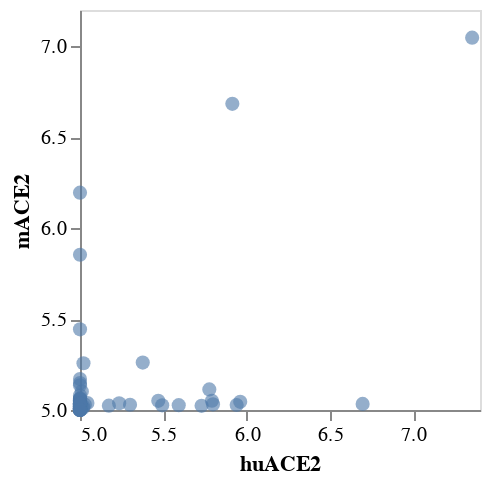

The code cell stored with this chart in its notebook:
### Markdown cell above
Make a scatter chart:

### Code cell
mutation_selector = alt.selection_single(on="mouseover", empty="none", fields=["mutation"])

tooltips = [
    "mutation", alt.Tooltip("huACE2", format=".3f"), alt.Tooltip("mACE2", format=".3f"),
]

scatter = (
    alt.Chart(muteffects)
    .encode(
        x=alt.X("huACE2", scale=alt.Scale(zero=False), axis=alt.Axis(grid=False)),
        y=alt.Y("mACE2", scale=alt.Scale(zero=False), axis=alt.Axis(grid=False)),
        tooltip=tooltips,
        strokeWidth=alt.condition(mutation_selector, alt.value(2), alt.value(0)),
        size=alt.condition(mutation_selector, alt.value(100), alt.value(50)),
        opacity=alt.condition(mutation_selector, alt.value(1), alt.value(0.6)),
    )
    .mark_circle(stroke="black")
    .properties(width=200, height=200)
    .add_selection(mutation_selector)
)

scatter

### Figure 1 — Vega-Lite specification as saved in the notebook (floating-point values rounded to 4 significant figures)
{"config": {"view": {"continuousWidth": 400, "continuousHeight": 300}}, "data": {"name": "data-04028ff975e5320be6ca4dcbc7bb6c68"}, "mark": {"type": "circle", "stroke": "black"}, "encoding": {"opacity": {"condition": {"value": 1, "selection": "selector001"}, "value": 0.6}, "size": {"condition": {"value": 100, "selection": "selector001"}, "value": 50}, "strokeWidth": {"condition": {"value": 2, "selection": "selector001"}, "value": 0}, "tooltip": [{"field": "mutation", "type": "nominal"}, {"field": "huACE2", "format": ".3f", "type": "quantitative"}, {"field": "mACE2", "format": ".3f", "type": "quantitative"}], "x": {"axis": {"grid": false}, "field": "huACE2", "scale": {"zero": false}, "type": "quantitative"}, "y": {"axis": {"grid": false}, "field": "mACE2", "scale": {"zero": false}, "type": "quantitative"}}, "height": 200, "selection": {"selector001": {"type": "single", "on": "mouseover", "empty": "none", "fields": ["mutation"]}}, "width": 200, "$schema": "https://vega.github.io/schema/vega-lite/v4.17.0.json", "datasets": {"data-04028ff975e5320be6ca4dcbc7bb6c68": [{"wildtype": "L", "position": 455, "mutant": "A", "huACE2": 5.0, "mACE2": 5.026, "mutation": "L455A"}, {"wildtype": "L", "position": 455, "mutant": "C", "huACE2": 5.0, "mACE2": 5.0, "mutation": "L455C"}, {"wildtype": "L", "position": 455, "mutant": "D", "huACE2": 5.0, "mACE2": 5.0, "mutation": "L455D"}, {"wildtype": "L", "position": 455, "mutant": "E", "huACE2": 5.0, "mACE2": 5.053, "mutation": "L455E"}, {"wildtype": "L", "position": 455, "mutant": "F", "huACE2": 5.0, "mACE2": 5.063, "mutation": "L455F"}, {"wildtype": "L", "position": 455, "mutant": "G", "huACE2": 5.0, "mACE2": 5.025, "mutation": "L455G"}, {"wildtype": "L", "position": 455, "mutant": "H", "huACE2": 5.0, "mACE2": 5.014, "mutation": "L455H"}, {"wildtype": "L", "position": 455, "mutant": "I", "huACE2": 5.0, "mACE2": 5.001, "mutation": "L455I"}, {"wildtype": "L", "position": 455, "mutant": "K", "huACE2": 5.0, "mACE2": 5.148, "mutation": "L455K"}, {"wildtype": "L", "position": 455, "mutant": "L", "huACE2": 5.0, "mACE2": 5.034, "mutation": "L455L"}, {"wildtype": "L", "position": 455, "mutant": "M", "huACE2": 5.0, "mACE2": 5.005, "mutation": "L455M"}, {"wildtype": "L", "position": 455, "mutant": "N", "huACE2": 5.0, "mACE2": 5.004, "mutation": "L455N"}, {"wildtype": "L", "position": 455, "mutant": "P", "huACE2": 5.0, "mACE2": 5.017, "mutation": "L455P"}, {"wildtype": "L", "position": 455, "mutant": "Q", "huACE2": 5.0, "mACE2": 5.007, "mutation": "L455Q"}, {"wildtype": "L", "position": 455, "mutant": "R", "huACE2": 5.0, "mACE2": 5.032, "mutation": "L455R"}, {"wildtype": "L", "position": 455, "mutant": "S", "huACE2": 5.0, "mACE2": 5.037, "mutation": "L455S"}, {"wildtype": "L", "position": 455, "mutant": "T", "huACE2": 5.0, "mACE2": 5.017, "mutation": "L455T"}, {"wildtype": "L", "position": 455, "mutant": "V", "huACE2": 5.0, "mACE2": 5.03, "mutation": "L455V"}, {"wildtype": "L", "position": 455, "mutant": "W", "huACE2": 5.0, "mACE2": 5.061, "mutation": "L455W"}, {"wildtype": "L", "position": 455, "mutant": "Y", "huACE2": 5.0, "mACE2": 5.004, "mutation": "L455Y"}, {"wildtype": "L", "position": 486, "mutant": "A", "huACE2": 5.0, "mACE2": 5.047, "mutation": "L486A"}, {"wildtype": "L", "position": 486, "mutant": "C", "huACE2": 5.021, "mACE2": 5.257, "mutation": "L486C"}, {"wildtype": "L", "position": 486, "mutant": "D", "huACE2": 5.0, "mACE2": 5.039, "mutation": "L486D"}, {"wildtype": "L", "position": 486, "mutant": "E", "huACE2": 5.0, "mACE2": 5.023, "mutation": "L486E"}, {"wildtype": "L", "position": 486, "mutant": "F", "huACE2": 5.0, "mACE2": 5.019, "mutation": "L486F"}, {"wildtype": "L", "position": 486, "mutant": "G", "huACE2": 5.0, "mACE2": 5.045, "mutation": "L486G"}, {"wildtype": "L", "position": 486, "mutant": "H", "huACE2": 5.0, "mACE2": 5.027, "mutation": "L486H"}, {"wildtype": "L", "position": 486, "mutant": "I", "huACE2": 5.011, "mACE2": 5.101, "mutation": "L486I"}, {"wildtype": "L", "position": 486, "mutant": "K", "huACE2": 5.0, "mACE2": 5.009, "mutation": "L486K"}, {"wildtype": "L", "position": 486, "mutant": "L", "huACE2": 5.0, "mACE2": 5.034, "mutation": "L486L"}, {"wildtype": "L", "position": 486, "mutant": "M", "huACE2": 5.0, "mACE2": 5.008, "mutation": "L486M"}, {"wildtype": "L", "position": 486, "mutant": "N", "huACE2": 5.0, "mACE2": 5.006, "mutation": "L486N"}, {"wildtype": "L", "position": 486, "mutant": "P", "huACE2": 5.0, "mACE2": 5.027, "mutation": "L486P"}, {"wildtype": "L", "position": 486, "mutant": "Q", "huACE2": 5.0, "mACE2": 5.034, "mutation": "L486Q"}, {"wildtype": "L", "position": 486, "mutant": "R", "huACE2": 5.002, "mACE2": 5.037, "mutation": "L486R"}, {"wildtype": "L", "position": 486, "mutant": "S", "huACE2": 5.004, "mACE2": 5.031, "mutation": "L486S"}, {"wildtype": "L", "position": 486, "mutant": "T", "huACE2": 5.0, "mACE2": 5.035, "mutation": "L486T"}, {"wildtype": "L", "position": 486, "mutant": "V", "huACE2": 5.0, "mACE2": 5.053, "mutation": "L486V"}, {"wildtype": "L", "position": 486, "mutant": "W", "huACE2": 5.0, "mACE2": 5.017, "mutation": "L486W"}, {"wildtype": "L", "position": 486, "mutant": "Y", "huACE2": 5.0, "mACE2": 5.029, "mutation": "L486Y"}, {"wildtype": "K", "position": 493, "mutant": "A", "huACE2": 5.94, "mACE2": 5.027, "mutation": "K493A"}, {"wildtype": "K", "position": 493, "mutant": "C", "huACE2": 5.961, "mACE2": 5.045, "mutation": "K493C"}, {"wildtype": "K", "position": 493, "mutant": "D", "huACE2": 5.0, "mACE2": 5.012, "mutation": "K493D"}, {"wildtype": "K", "position": 493, "mutant": "E", "huACE2": 5.0, "mACE2": 5.048, "mutation": "K493E"}, {"wildtype": "K", "position": 493, "mutant": "F", "huACE2": 5.592, "mACE2": 5.027, "mutation": "K493F"}, {"wildtype": "K", "position": 493, "mutant": "G", "huACE2": 5.493, "mACE2": 5.026, "mutation": "K493G"}, {"wildtype": "K", "position": 493, "mutant": "H", "huACE2": 5.173, "mACE2": 5.024, "mutation": "K493H"}, {"wildtype": "K", "position": 493, "mutant": "I", "huACE2": 5.0, "mACE2": 5.007, "mutation": "K493I"}, {"wildtype": "K", "position": 493, "mutant": "K", "huACE2": 5.0, "mACE2": 5.034, "mutation": "K493K"}, {"wildtype": "K", "position": 493, "mutant": "L", "huACE2": 5.0, "mACE2": 5.027, "mutation": "K493L"}, {"wildtype": "K", "position": 493, "mutant": "M", "huACE2": 5.045, "mACE2": 5.038, "mutation": "K493M"}, {"wildtype": "K", "position": 493, "mutant": "N", "huACE2": 5.0, "mACE2": 5.027, "mutation": "K493N"}, {"wildtype": "K", "position": 493, "mutant": "P", "huACE2": 5.0, "mACE2": 5.054, "mutation": "K493P"}, {"wildtype": "K", "position": 493, "mutant": "Q", "huACE2": 5.729, "mACE2": 5.023, "mutation": "K493Q"}, {"wildtype": "K", "position": 493, "mutant": "R", "huACE2": 5.0, "mACE2": 5.034, "mutation": "K493R"}, {"wildtype": "K", "position": 493, "mutant": "S", "huACE2": 5.0, "mACE2": 5.018, "mutation": "K493S"}, {"wildtype": "K", "position": 493, "mutant": "T", "huACE2": 5.0, "mACE2": 5.008, "mutation": "K493T"}, {"wildtype": "K", "position": 493, "mutant": "V", "huACE2": 5.798, "mACE2": 5.031, "mutation": "K493V"}, {"wildtype": "K", "position": 493, "mutant": "W", "huACE2": 5.3, "mACE2": 5.029, "mutation": "K493W"}, {"wildtype": "K", "position": 493, "mutant": "Y", "huACE2": 6.696, "mACE2": 5.034, "mutation": "K493Y"}, {"wildtype": "S", "position": 494, "mutant": "A", "huACE2": 5.0, "mACE2": 5.008, "mutation": "S494A"}, {"wildtype": "S", "position": 494, "mutant": "C", "huACE2": 5.47, "mACE2": 5.05, "mutation": "S494C"}, {"wildtype": "S", "position": 494, "mutant": "D", "huACE2": 5.0, "mACE2": 5.013, "mutation": "S494D"}, {"wildtype": "S", "position": 494, "mutant": "E", "huACE2": 5.0, "mACE2": 5.021, "mutation": "S494E"}, {"wildtype": "S", "position": 494, "mutant": "F", "huACE2": 5.0, "mACE2": 5.016, "mutation": "S494F"}, {"wildtype": "S", "position": 494, "mutant": "G", "huACE2": 5.0, "mACE2": 5.021, "mutation": "S494G"}, {"wildtype": "S", "position": 494, "mutant": "H", "huACE2": 5.0, "mACE2": 5.016, "mutation": "S494H"}, {"wildtype": "S", "position": 494, "mutant": "I", "huACE2": 5.0, "mACE2": 5.04, "mutation": "S494I"}, {"wildtype": "S", "position": 494, "mutant": "K", "huACE2": 5.0, "mACE2": 5.444, "mutation": "S494K"}, {"wildtype": "S", "position": 494, "mutant": "L", "huACE2": 5.0, "mACE2": 5.032, "mutation": "S494L"}, {"wildtype": "S", "position": 494, "mutant": "M", "huACE2": 5.0, "mACE2": 5.016, "mutation": "S494M"}, {"wildtype": "S", "position": 494, "mutant": "N", "huACE2": 5.003, "mACE2": 5.015, "mutation": "S494N"}, {"wildtype": "S", "position": 494, "mutant": "P", "huACE2": 5.0, "mACE2": 5.05, "mutation": "S494P"}, {"wildtype": "S", "position": 494, "mutant": "Q", "huACE2": 5.0, "mACE2": 5.016, "mutation": "S494Q"}, {"wildtype": "S", "position": 494, "mutant": "R", "huACE2": 5.0, "mACE2": 5.854, "mutation": "S494R"}, {"wildtype": "S", "position": 494, "mutant": "S", "huACE2": 5.0, "mACE2": 5.034, "mutation": "S494S"}, {"wildtype": "S", "position": 494, "mutant": "T", "huACE2": 5.0, "mACE2": 5.009, "mutation": "S494T"}, {"wildtype": "S", "position": 494, "mutant": "V", "huACE2": 5.0, "mACE2": 5.021, "mutation": "S494V"}, {"wildtype": "S", "position": 494, "mutant": "W", "huACE2": 5.0, "mACE2": 5.011, "mutation": "S494W"}, {"wildtype": "S", "position": 494, "mutant": "Y", "huACE2": 5.0, "mACE2": 5.009, "mutation": "S494Y"}, {"wildtype": "T", "position": 498, "mutant": "A", "huACE2": 5.018, "mACE2": 5.011, "mutation": "T498A"}, {"wildtype": "T", "position": 498, "mutant": "C", "huACE2": 5.0, "mACE2": 5.136, "mutation": "T498C"}, {"wildtype": "T", "position": 498, "mutant": "D", "huACE2": 5.0, "mACE2": 5.0, "mutation": "T498D"}, {"wildtype": "T", "position": 498, "mutant": "E", "huACE2": 5.0, "mACE2": 5.011, "mutation": "T498E"}, {"wildtype": "T", "position": 498, "mutant": "F", "huACE2": 5.776, "mACE2": 5.113, "mutation": "T498F"}, {"wildtype": "T", "position": 498, "mutant": "G", "huACE2": 5.0, "mACE2": 5.004, "mutation": "T498G"}, {"wildtype": "T", "position": 498, "mutant": "H", "huACE2": 5.0, "mACE2": 5.17, "mutation": "T498H"}, {"wildtype": "T", "position": 498, "mutant": "I", "huACE2": 5.0, "mACE2": 5.0, "mutation": "T498I"}, {"wildtype": "T", "position": 498, "mutant": "K", "huACE2": 5.0, "mACE2": 5.009, "mutation": "T498K"}, {"wildtype": "T", "position": 498, "mutant": "L", "huACE2": 5.792, "mACE2": 5.051, "mutation": "T498L"}, {"wildtype": "T", "position": 498, "mutant": "M", "huACE2": 5.235, "mACE2": 5.037, "mutation": "T498M"}, {"wildtype": "T", "position": 498, "mutant": "N", "huACE2": 5.0, "mACE2": 5.031, "mutation": "T498N"}, {"wildtype": "T", "position": 498, "mutant": "P", "huACE2": 5.0, "mACE2": 5.041, "mutation": "T498P"}, {"wildtype": "T", "position": 498, "mutant": "Q", "huACE2": 5.019, "mACE2": 5.019, "mutation": "T498Q"}, {"wildtype": "T", "position": 498, "mutant": "R", "huACE2": 5.377, "mACE2": 5.261, "mutation": "T498R"}, {"wildtype": "T", "position": 498, "mutant": "S", "huACE2": 5.0, "mACE2": 5.012, "mutation": "T498S"}, {"wildtype": "T", "position": 498, "mutant": "T", "huACE2": 5.0, "mACE2": 5.034, "mutation": "T498T"}, {"wildtype": "T", "position": 498, "mutant": "V", "huACE2": 5.029, "mACE2": 5.029, "mutation": "T498V"}, {"wildtype": "T", "position": 498, "mutant": "W", "huACE2": 7.353, "mACE2": 7.048, "mutation": "T498W"}, {"wildtype": "T", "position": 498, "mutant": "Y", "huACE2": 5.971, "mACE2": null, "mutation": "T498Y"}, {"wildtype": "V", "position": 501, "mutant": "A", "huACE2": 5.0, "mACE2": 5.033, "mutation": "V501A"}, {"wildtype": "V", "position": 501, "mutant": "C", "huACE2": 5.0, "mACE2": 5.06, "mutation": "V501C"}, {"wildtype": "V", "position": 501, "mutant": "D", "huACE2": 5.0, "mACE2": 5.013, "mutation": "V501D"}, {"wildtype": "V", "position": 501, "mutant": "E", "huACE2": 5.0, "mACE2": 5.001, "mutation": "V501E"}, {"wildtype": "V", "position": 501, "mutant": "F", "huACE2": 5.0, "mACE2": 6.195, "mutation": "V501F"}, {"wildtype": "V", "position": 501, "mutant": "G", "huACE2": 5.0, "mACE2": 5.005, "mutation": "V501G"}, {"wildtype": "V", "position": 501, "mutant": "H", "huACE2": 5.0, "mACE2": 5.004, "mutation": "V501H"}, {"wildtype": "V", "position": 501, "mutant": "I", "huACE2": 5.0, "mACE2": 5.007, "mutation": "V501I"}, {"wildtype": "V", "position": 501, "mutant": "K", "huACE2": 5.0, "mACE2": 5.08, "mutation": "V501K"}, {"wildtype": "V", "position": 501, "mutant": "L", "huACE2": 5.0, "mACE2": 5.035, "mutation": "V501L"}, {"wildtype": "V", "position": 501, "mutant": "M", "huACE2": 5.0, "mACE2": 5.034, "mutation": "V501M"}, {"wildtype": "V", "position": 501, "mutant": "N", "huACE2": 5.0, "mACE2": 5.061, "mutation": "V501N"}, {"wildtype": "V", "position": 501, "mutant": "P", "huACE2": 5.0, "mACE2": 5.032, "mutation": "V501P"}, {"wildtype": "V", "position": 501, "mutant": "Q", "huACE2": 5.0, "mACE2": 5.0, "mutation": "V501Q"}, {"wildtype": "V", "position": 501, "mutant": "R", "huACE2": 5.0, "mACE2": 5.029, "mutation": "V501R"}, {"wildtype": "V", "position": 501, "mutant": "S", "huACE2": 5.0, "mACE2": 5.02, "mutation": "V501S"}, {"wildtype": "V", "position": 501, "mutant": "T", "huACE2": 5.0, "mACE2": 5.007, "mutation": "V501T"}, {"wildtype": "V", "position": 501, "mutant": "V", "huACE2": 5.0, "mACE2": 5.034, "mutation": "V501V"}, {"wildtype": "V", "position": 501, "mutant": "W", "huACE2": 5.0, "mACE2": 5.0, "mutation": "V501W"}, {"wildtype": "V", "position": 501, "mutant": "Y", "huACE2": 5.914, "mACE2": 6.684, "mutation": "V501Y"}]}}
